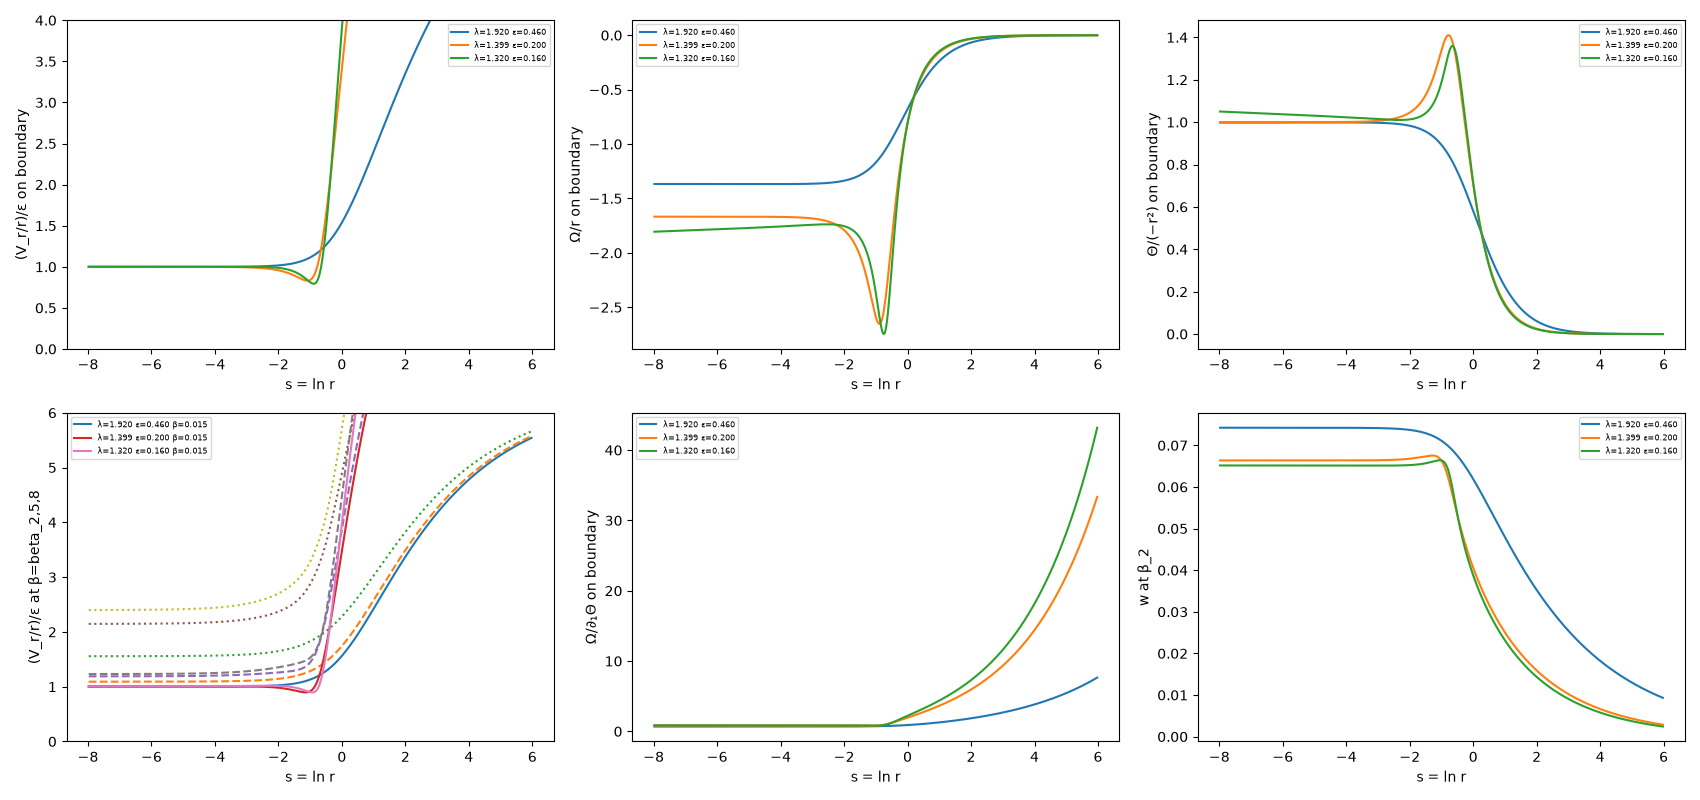

Write the Python code that produced this figure.
import numpy as np, sys, re
import matplotlib; matplotlib.use("Agg")
import matplotlib.pyplot as plt
from bq_solver import BQ
from bq_newton import full
fig, ax = plt.subplots(2, 3, figsize=(17, 8))
for f in sys.argv[1:]:
    lam = float(re.search(r'lam([0-9.]+?)(?:_|\.npy)', f).group(1))
    B = BQ(lam); Y = np.load(f); X = full(B, Y)
    r = B.march(X / B.ea2[:, None], return_all=True)
    A, m = r['A'], r['m']; eps = 1 + lam - A
    s = B.s; sel = (s > -8) & (s < 6)
    cpow = np.where(B.cb > 0, B.cb, 0.0)
    Th = r['Th'] * cpow[None, :] ** m; Om = r['Omega']
    vr = (1 + lam) + r['Ur']
    lab = f"λ={lam:.3f} ε={eps:.3f}"
    ax[0, 0].plot(s[sel], (vr[sel, 0]) / eps, label=lab)
    ax[0, 1].plot(s[sel], Om[sel, 0] / np.exp(s[sel]), label=lab)        # Ω/r on boundary (≈ −C near origin)
    ax[0, 2].plot(s[sel], Th[sel, 0] / (-np.exp(2 * s[sel])), label=lab)  # Θ/(−r²) on boundary
    for bi, ls in ((2, '-'), (5, '--'), (8, ':')):
        ax[1, 0].plot(s[sel], vr[sel, bi] / eps, ls, label=f"{lab} β={B.beta[bi]:.3f}" if bi == 2 else None)
    # vorticity along the boundary relative to the local-balance prediction Ω ≈ ∂1Θ = e^{-s} ∂sΘ
    dTh = np.gradient(Th[:, 0], s)
    ax[1, 1].plot(s[sel], Om[sel, 0] / (np.exp(-s[sel]) * dTh[sel]), label=lab)
    ax[1, 2].plot(s[sel], r['w'][sel, 2], label=lab)
ax[0, 0].set_ylabel('(V_r/r)/ε on boundary'); ax[0, 1].set_ylabel('Ω/r on boundary'); ax[0, 2].set_ylabel('Θ/(−r²) on boundary')
ax[1, 0].set_ylabel('(V_r/r)/ε at β=beta_2,5,8'); ax[1, 1].set_ylabel('Ω/∂₁Θ on boundary'); ax[1, 2].set_ylabel('w at β_2')
for a in ax.flat: a.set_xlabel('s = ln r'); a.legend(fontsize=6)
ax[0, 0].set_ylim(0, 4); ax[1, 0].set_ylim(0, 6)
plt.tight_layout(); plt.savefig('viz_bnd.png', dpi=100); print('ok')
